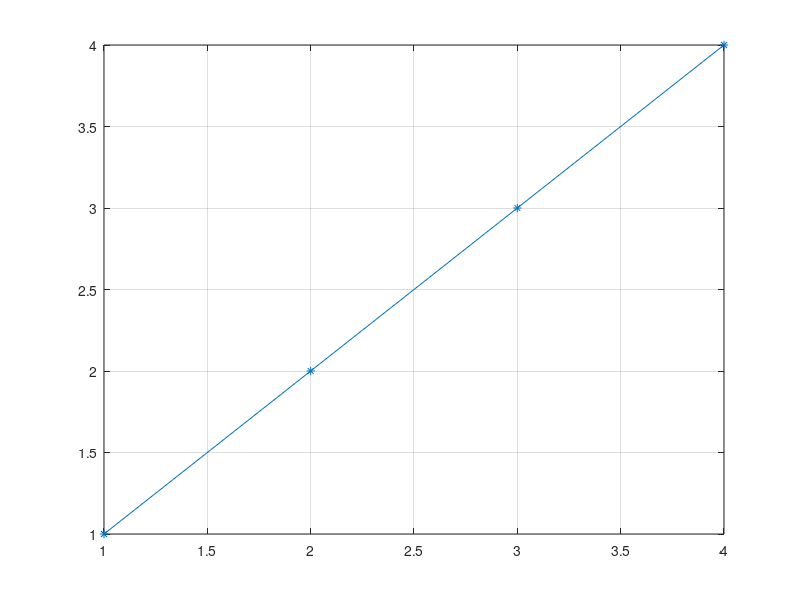
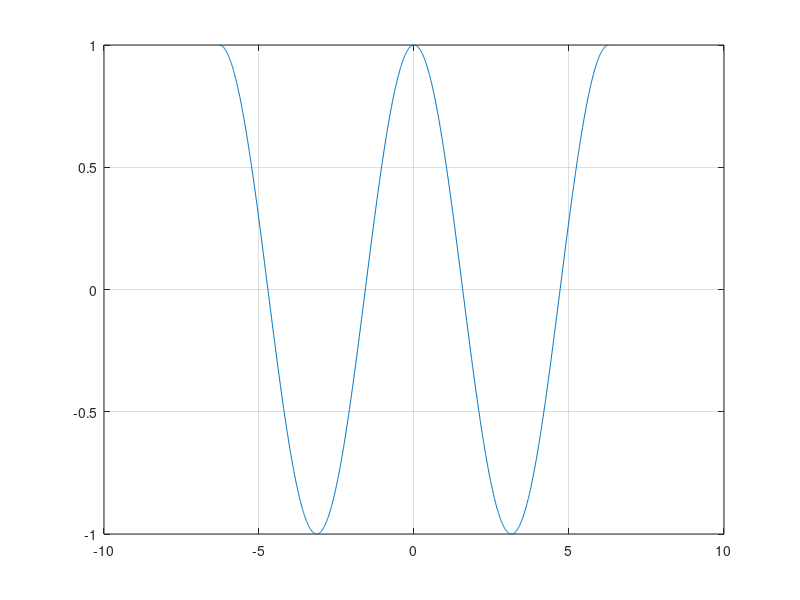
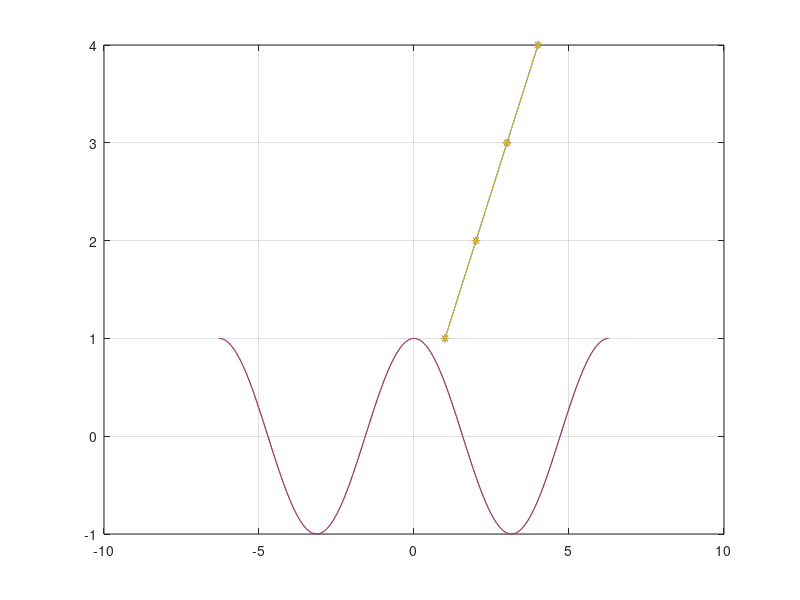

Write the MATLAB code that produced these figures, in order.
%{
    AMS 10  Week 1, lab 1

    Introduction to Matlab/Octave

    Topics:
        Assigments and Comments
        Row and Column Vectors, transpose operator
        Matrices
        Indexing row col and matrices
        Complex Numbers

    Special Notes:  Not much, run this script and look at the variables in the
    workspace (if you're using the GUI) or display them on the command line if
    you are not using a GUI.

    Check this tutorial out:  http://www.cyclismo.org/tutorial/matlab/index.html
%}

%Single percent sign is a comment; always document your code.

%clear all variables before running the script, and close all figure-windows;
%Both of these should be at the top of each script you write.
clear all;
close all;


%Basic assignments in matlab
domStart = -2*pi;
domEnd = 2*pi;
step = 0.01;

%Initialization of a row vector, size 1 by 4 (one row, four columns)
a = [1 2 3 4];

%Making a column vector
b = [1;2;3;4];

%Apostrophy is a transpose operation (google transpose)
c = b';

%make a row vector from some starting point to some ending point, incrementing
%by some fixed step;
dom = domStart:step:domEnd;

%here is another way to make a vector, although I never enjoied this method as
%if you want a specific step, you need to do a bit of algebra.  This makes a
%size 100 vector starting at 1 and ending at 10
dom2= linspace(1, 10, 100);


%A coefficient matrix
A = [1 1 1;
     2 4 -3;
     3 6 -5];
%variable b has now been overwritten (but look at variable 'c', it hasn't
%changed
b = [9;1;0];  

%make an augmented matrix.
augMat = [A b];
%reduce row echalon the matrix
sysResult = rref(augMat);

%Basic indexing; matlab is a one-indexed language
a(1)
a(2:3)
a(end-1)

%Indexing a matrix, by element
    A(1,1)
    A(2,2)
    A(3,3)

%Grabbing rows or columns from a matrix; remember to use the command line to see
%what individual commands do
    A(:,2)
    A(2,:)

    
%This is the not-shoot-yorself-in-the-foot way of making a complex number.
%Granted we could have written z1 = sqrt(3)-i, but if you already assigned a
%value to i, matlab will just substitute the value of i rather than giving you a
%complex number
z1 = complex( sqrt(3),-1);
    
%shoot-yorself-in-the-foot way of making a complex number, z2 is not complex
%because we already used 'i'
i=10;
z2 = sqrt(3)-i;
%reference various commands for complex numbers: compass, abs, angle, etc.


%Some basics on plotting.  What is the figure doing there?  calling figure
%builds an empty window that the plot can draw into.  Comment-out the second
%'figure' command and see what happens.  Note, the indention is just a style I
%developed that is aesthetically pleasing to me
figure;
    plot( a, c, '-*');
    grid on;

figure;
    plot(dom, cos(dom));
    grid on;
    
%Want to draw the same thing on the graph?  There are a few ways
%first way, plot can take pairs of domain, range vectors
figure;
    plot( a, c, '-*', dom, cos(dom));
    grid on;
    
%Here is another way that is useful for printing on the fly.  The command hold
%on allows each call of plot to display on the same canvas.  The keyword hold
%off closes the canvas,
hold on;
     plot( a, c, '-*');
     plot( dom, cos(dom));
hold off;


%
% end lab1IntroVecAndMat
%